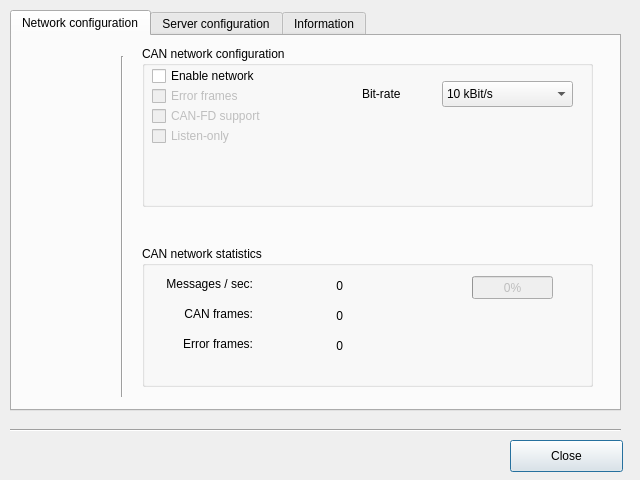
<?xml version="1.0" encoding="UTF-8"?>
<ui version="4.0">
 <class>ServerConfig</class>
 <widget class="QDialog" name="ServerConfig">
  <property name="geometry">
   <rect>
    <x>0</x>
    <y>0</y>
    <width>640</width>
    <height>480</height>
   </rect>
  </property>
  <property name="sizePolicy">
   <sizepolicy hsizetype="Fixed" vsizetype="Fixed">
    <horstretch>0</horstretch>
    <verstretch>0</verstretch>
   </sizepolicy>
  </property>
  <property name="minimumSize">
   <size>
    <width>640</width>
    <height>480</height>
   </size>
  </property>
  <property name="maximumSize">
   <size>
    <width>640</width>
    <height>480</height>
   </size>
  </property>
  <property name="windowTitle">
   <string>Dialog</string>
  </property>
  <property name="windowIcon">
   <iconset resource="../qcanserver.qrc">
    <normaloff>:/images/network-icon.png</normaloff>:/images/network-icon.png</iconset>
  </property>
  <widget class="QPushButton" name="pclBtnCloseM">
   <property name="geometry">
    <rect>
     <x>510</x>
     <y>440</y>
     <width>113</width>
     <height>32</height>
    </rect>
   </property>
   <property name="text">
    <string>Close</string>
   </property>
  </widget>
  <widget class="QTabWidget" name="pclTabConfigM">
   <property name="geometry">
    <rect>
     <x>10</x>
     <y>10</y>
     <width>611</width>
     <height>401</height>
    </rect>
   </property>
   <property name="currentIndex">
    <number>0</number>
   </property>
   <widget class="QWidget" name="pclTabConfigNetworkM">
    <attribute name="title">
     <string>Network configuration</string>
    </attribute>
    <widget class="QGroupBox" name="pclGrpNetworkConfM">
     <property name="geometry">
      <rect>
       <x>130</x>
       <y>10</y>
       <width>451</width>
       <height>161</height>
      </rect>
     </property>
     <property name="title">
      <string>CAN network configuration</string>
     </property>
     <widget class="QComboBox" name="pclCbbNetBitrateM">
      <property name="geometry">
       <rect>
        <x>300</x>
        <y>35</y>
        <width>131</width>
        <height>26</height>
       </rect>
      </property>
      <item>
       <property name="text">
        <string>10 kBit/s</string>
       </property>
      </item>
      <item>
       <property name="text">
        <string>20 kBit/s</string>
       </property>
      </item>
      <item>
       <property name="text">
        <string>50 kBit/s</string>
       </property>
      </item>
      <item>
       <property name="text">
        <string>100 kBit/s</string>
       </property>
      </item>
      <item>
       <property name="text">
        <string>125 kBit/s</string>
       </property>
      </item>
      <item>
       <property name="text">
        <string>250 kBit/s</string>
       </property>
      </item>
      <item>
       <property name="text">
        <string>500 kBit/s</string>
       </property>
      </item>
      <item>
       <property name="text">
        <string>800 kBit/s</string>
       </property>
      </item>
      <item>
       <property name="text">
        <string>1 MBit/s</string>
       </property>
      </item>
     </widget>
     <widget class="QLabel" name="pclLblNetBitrateM">
      <property name="geometry">
       <rect>
        <x>220</x>
        <y>40</y>
        <width>59</width>
        <height>16</height>
       </rect>
      </property>
      <property name="text">
       <string>Bit-rate</string>
      </property>
     </widget>
     <widget class="QCheckBox" name="pclCkbNetEnableM">
      <property name="geometry">
       <rect>
        <x>10</x>
        <y>20</y>
        <width>171</width>
        <height>20</height>
       </rect>
      </property>
      <property name="text">
       <string>Enable network</string>
      </property>
     </widget>
     <widget class="QCheckBox" name="pclCkbNetErrorFramesM">
      <property name="enabled">
       <bool>false</bool>
      </property>
      <property name="geometry">
       <rect>
        <x>10</x>
        <y>40</y>
        <width>171</width>
        <height>20</height>
       </rect>
      </property>
      <property name="text">
       <string>Error frames</string>
      </property>
     </widget>
     <widget class="QCheckBox" name="pclCkbNetCanFdM">
      <property name="enabled">
       <bool>false</bool>
      </property>
      <property name="geometry">
       <rect>
        <x>10</x>
        <y>60</y>
        <width>171</width>
        <height>20</height>
       </rect>
      </property>
      <property name="text">
       <string>CAN-FD support</string>
      </property>
     </widget>
     <widget class="QCheckBox" name="pclCkbNetListenOnlyM">
      <property name="enabled">
       <bool>false</bool>
      </property>
      <property name="geometry">
       <rect>
        <x>10</x>
        <y>80</y>
        <width>171</width>
        <height>20</height>
       </rect>
      </property>
      <property name="text">
       <string>Listen-only</string>
      </property>
     </widget>
    </widget>
    <widget class="QGroupBox" name="pclGrpNetworkStatM">
     <property name="geometry">
      <rect>
       <x>130</x>
       <y>210</y>
       <width>451</width>
       <height>141</height>
      </rect>
     </property>
     <property name="title">
      <string>CAN network statistics</string>
     </property>
     <widget class="QProgressBar" name="pclPgbStatLoadM">
      <property name="enabled">
       <bool>false</bool>
      </property>
      <property name="geometry">
       <rect>
        <x>330</x>
        <y>30</y>
        <width>81</width>
        <height>23</height>
       </rect>
      </property>
      <property name="value">
       <number>0</number>
      </property>
     </widget>
     <widget class="QLabel" name="pclLblStatMsgM">
      <property name="geometry">
       <rect>
        <x>10</x>
        <y>30</y>
        <width>101</width>
        <height>16</height>
       </rect>
      </property>
      <property name="text">
       <string>Messages / sec:</string>
      </property>
      <property name="alignment">
       <set>Qt::AlignRight|Qt::AlignTrailing|Qt::AlignVCenter</set>
      </property>
     </widget>
     <widget class="QLabel" name="pclLblStatErrM">
      <property name="geometry">
       <rect>
        <x>10</x>
        <y>90</y>
        <width>101</width>
        <height>16</height>
       </rect>
      </property>
      <property name="text">
       <string>Error frames:</string>
      </property>
      <property name="alignment">
       <set>Qt::AlignRight|Qt::AlignTrailing|Qt::AlignVCenter</set>
      </property>
     </widget>
     <widget class="QLabel" name="pclLblStatCanM">
      <property name="geometry">
       <rect>
        <x>10</x>
        <y>60</y>
        <width>101</width>
        <height>16</height>
       </rect>
      </property>
      <property name="text">
       <string>CAN frames:</string>
      </property>
      <property name="alignment">
       <set>Qt::AlignRight|Qt::AlignTrailing|Qt::AlignVCenter</set>
      </property>
     </widget>
     <widget class="QLabel" name="pclCntStatCanM">
      <property name="geometry">
       <rect>
        <x>130</x>
        <y>60</y>
        <width>71</width>
        <height>20</height>
       </rect>
      </property>
      <property name="text">
       <string>0</string>
      </property>
      <property name="alignment">
       <set>Qt::AlignRight|Qt::AlignTrailing|Qt::AlignVCenter</set>
      </property>
     </widget>
     <widget class="QLabel" name="pclCntStatErrM">
      <property name="geometry">
       <rect>
        <x>130</x>
        <y>90</y>
        <width>71</width>
        <height>20</height>
       </rect>
      </property>
      <property name="text">
       <string>0</string>
      </property>
      <property name="alignment">
       <set>Qt::AlignRight|Qt::AlignTrailing|Qt::AlignVCenter</set>
      </property>
     </widget>
     <widget class="QLabel" name="pclCntStatMsgM">
      <property name="geometry">
       <rect>
        <x>130</x>
        <y>30</y>
        <width>71</width>
        <height>20</height>
       </rect>
      </property>
      <property name="text">
       <string>0</string>
      </property>
      <property name="alignment">
       <set>Qt::AlignRight|Qt::AlignTrailing|Qt::AlignVCenter</set>
      </property>
     </widget>
    </widget>
    <widget class="Line" name="line_2">
     <property name="geometry">
      <rect>
       <x>100</x>
       <y>20</y>
       <width>20</width>
       <height>341</height>
      </rect>
     </property>
     <property name="orientation">
      <enum>Qt::Vertical</enum>
     </property>
    </widget>
   </widget>
   <widget class="QWidget" name="pclTabConfigServerM">
    <attribute name="title">
     <string>Server configuration</string>
    </attribute>
    <widget class="QLabel" name="pclLblSrvPortM">
     <property name="geometry">
      <rect>
       <x>30</x>
       <y>20</y>
       <width>141</width>
       <height>20</height>
      </rect>
     </property>
     <property name="text">
      <string>CAN server port</string>
     </property>
     <property name="alignment">
      <set>Qt::AlignRight|Qt::AlignTrailing|Qt::AlignVCenter</set>
     </property>
    </widget>
    <widget class="QLabel" name="pclLblSrvTimeM">
     <property name="geometry">
      <rect>
       <x>10</x>
       <y>50</y>
       <width>161</width>
       <height>20</height>
      </rect>
     </property>
     <property name="text">
      <string>Message dispatch time</string>
     </property>
     <property name="alignment">
      <set>Qt::AlignRight|Qt::AlignTrailing|Qt::AlignVCenter</set>
     </property>
    </widget>
    <widget class="QSpinBox" name="pclSpnSrvTimeM">
     <property name="geometry">
      <rect>
       <x>200</x>
       <y>50</y>
       <width>91</width>
       <height>24</height>
      </rect>
     </property>
     <property name="suffix">
      <string> ms</string>
     </property>
     <property name="minimum">
      <number>10</number>
     </property>
     <property name="maximum">
      <number>200</number>
     </property>
    </widget>
    <widget class="QLineEdit" name="pclEdtSrvPortM">
     <property name="geometry">
      <rect>
       <x>200</x>
       <y>20</y>
       <width>113</width>
       <height>21</height>
      </rect>
     </property>
     <property name="maxLength">
      <number>6</number>
     </property>
    </widget>
   </widget>
   <widget class="QWidget" name="pclTabConfigInfoM">
    <attribute name="title">
     <string>Information</string>
    </attribute>
    <widget class="QLabel" name="pclLblInfoIconM">
     <property name="geometry">
      <rect>
       <x>20</x>
       <y>20</y>
       <width>100</width>
       <height>100</height>
      </rect>
     </property>
     <property name="text">
      <string/>
     </property>
     <property name="pixmap">
      <pixmap resource="../qcanserver.qrc">:/images/network-icon.png</pixmap>
     </property>
     <property name="scaledContents">
      <bool>true</bool>
     </property>
    </widget>
    <widget class="QLabel" name="pclLblInfoVersionM">
     <property name="geometry">
      <rect>
       <x>160</x>
       <y>40</y>
       <width>421</width>
       <height>31</height>
      </rect>
     </property>
     <property name="text">
      <string>QCanServer Version 0.80</string>
     </property>
    </widget>
   </widget>
  </widget>
  <widget class="Line" name="line">
   <property name="geometry">
    <rect>
     <x>10</x>
     <y>420</y>
     <width>611</width>
     <height>20</height>
    </rect>
   </property>
   <property name="orientation">
    <enum>Qt::Horizontal</enum>
   </property>
  </widget>
 </widget>
 <resources>
  <include location="../qcanserver.qrc"/>
 </resources>
 <connections>
  <connection>
   <sender>pclBtnCloseM</sender>
   <signal>clicked()</signal>
   <receiver>ServerConfig</receiver>
   <slot>close()</slot>
   <hints>
    <hint type="sourcelabel">
     <x>566</x>
     <y>455</y>
    </hint>
    <hint type="destinationlabel">
     <x>319</x>
     <y>239</y>
    </hint>
   </hints>
  </connection>
 </connections>
</ui>
